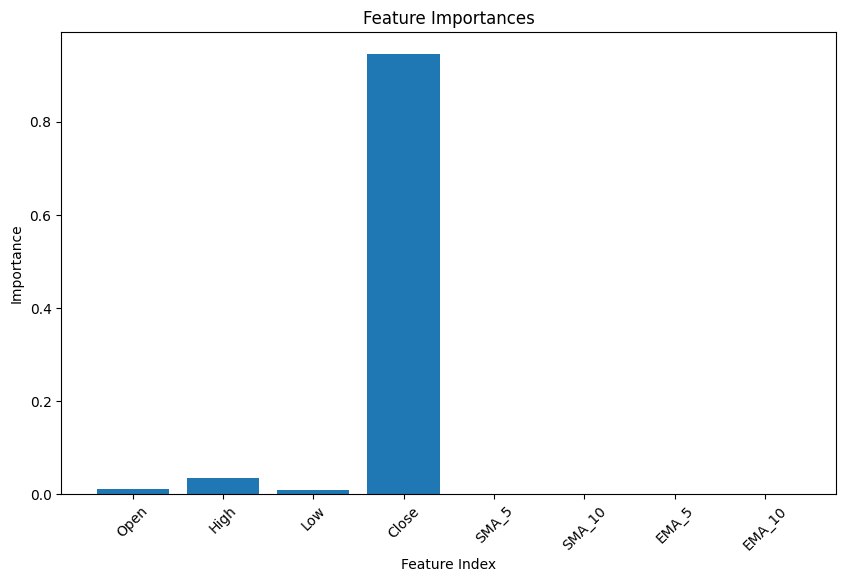

The script that drew this image:
import warnings
warnings.filterwarnings("ignore")

import pandas as pd
import datasets
from sklearn.model_selection import train_test_split
from sklearn.preprocessing import StandardScaler
from sklearn.ensemble import GradientBoostingRegressor
import matplotlib.pyplot as plt

# Logging level setup
import logging
logging.getLogger('datasets').setLevel(logging.ERROR)

# Load TSLA dataset
tesla = datasets.load_dataset('codesignal/tsla-historic-prices')
tesla_df = pd.DataFrame(tesla['train'])

# Convert Date column to datetime type
tesla_df['Date'] = pd.to_datetime(tesla_df['Date'])

# Feature Engineering: adding technical indicators as features
tesla_df['SMA_5'] = tesla_df['Adj Close'].rolling(window=5).mean()
tesla_df['SMA_10'] = tesla_df['Adj Close'].rolling(window=10).mean()
tesla_df['EMA_5'] = tesla_df['Adj Close'].ewm(span=5, adjust=False).mean()
tesla_df['EMA_10'] = tesla_df['Adj Close'].ewm(span=10, adjust=False).mean()

# Drop NaN values created by moving averages
tesla_df.dropna(inplace=True)

# Select features and target
features = tesla_df[['Open', 'High', 'Low', 'Close', 'SMA_5', 'SMA_10', 'EMA_5', 'EMA_10']].values
target = tesla_df['Adj Close'].values

# Splitting the dataset into training and testing sets
X_train, X_test, y_train, y_test = train_test_split(features, target, test_size=0.25, random_state=42)

# Standardizing features
scaler = StandardScaler()
X_train = scaler.fit_transform(X_train)
X_test = scaler.transform(X_test)

# Instantiate and fit the model
model = GradientBoostingRegressor(random_state=42)
model.fit(X_train, y_train)

# Compute feature importance
feature_importance = model.feature_importances_

# Create a DataFrame for better visualization of feature names alongside their importance
feature_names = ['Open', 'High', 'Low', 'Close','SMA_5', 'SMA_10', 'EMA_5', 'EMA_10']
feature_importance_df = pd.DataFrame({'Feature': feature_names, 'Importance': feature_importance})

# Sort features by importance
feature_importance_df = feature_importance_df.sort_values(by='Importance', ascending=False)

# Print feature importances with names
print("Feature Importance:\n", feature_importance_df)

# Plotting feature importance
plt.figure(figsize=(10, 6))
plt.bar(range(len(feature_importance)), feature_importance)
plt.title('Feature Importances')
plt.xlabel('Feature Index')
plt.ylabel('Importance')
plt.xticks(range(len(feature_importance)), feature_names, rotation=45)
plt.show()

"""
Feature Importance:
   Feature  Importance
3   Close    0.945211
1    High    0.035465
0    Open    0.010074
2     Low    0.008311
4   SMA_5    0.000549
6   EMA_5    0.000296
5  SMA_10    0.000087
7  EMA_10    0.000008
"""
